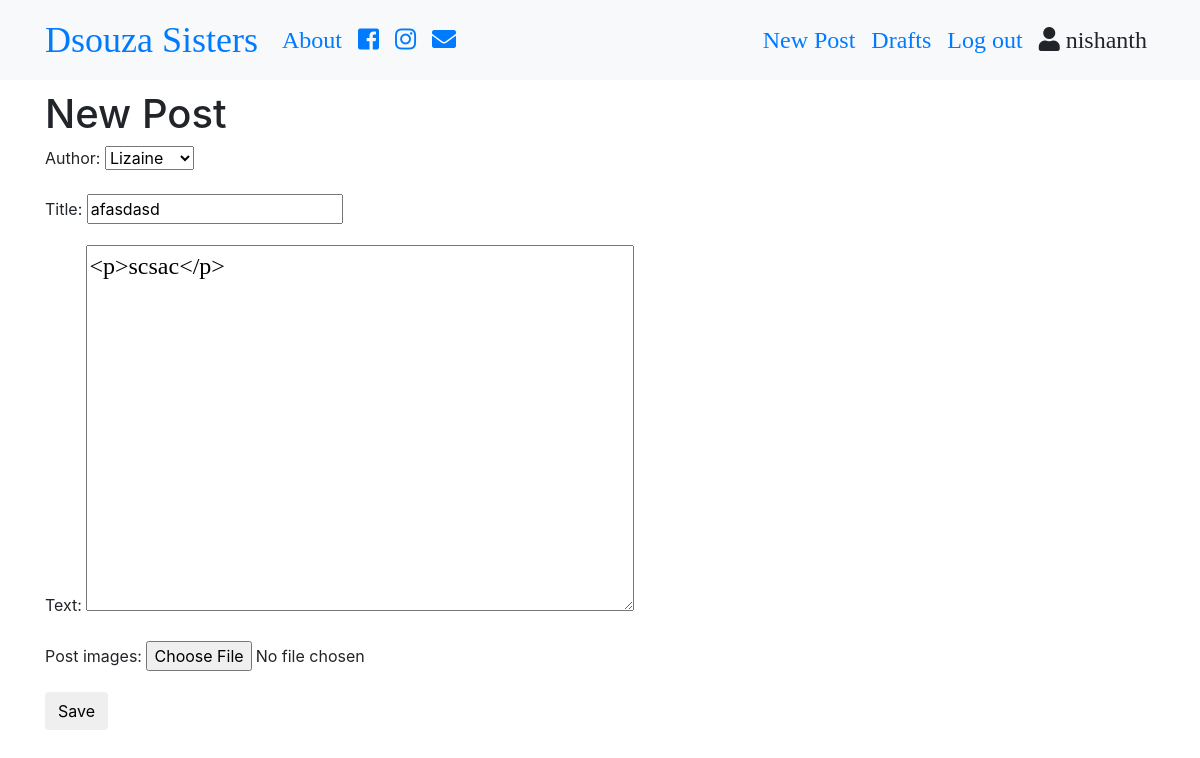
The app's page /post/9/edit (signed in) with its own data.
### blog/models.py (models this page shows, shortened)
class Post(models.Model):
    author = models.ForeignKey('auth.User',on_delete=models.CASCADE)
    post_images = models.ImageField(upload_to='post_images',blank=True)
    title = models.CharField(max_length=200)
    text = models.TextField()
    create_date = models.DateTimeField(auto_now_add=True)
    published_date = models.DateTimeField(blank=True,null=True)

### blog/views.py (the view)
# urls.py: path('post/<int:pk>/edit',views.PostUpdateView.as_view(),name='post_update'),
class PostUpdateView(LoginRequiredMixin,UpdateView):
    login_url ='/login/'
    redirect_field_name = 'blog/post_detail.html'
    form_class = PostForm
    model = Post

### blog/forms.py
class PostForm(forms.ModelForm):
    class Meta():
        model = Post
        fields = ('author','title','text','post_images')
        widgets ={
            'title':forms.TextInput(attrs={'class':'textinputclass'}),
            'text':forms.Textarea(attrs={'class':'editable medium-editor-textarea postcontent' }),
        }

### blog/templates/blog/post_form.html (shortened to what this page needs)
{% extends "blog/base.html" %}
{% block content %}
<h1>New Post</h1>
<form class="post-form" method="POST" enctype="multipart/form-data">
  {{form.as_p}}
  <button type="submit" class="save btn btn-default">Save</button>
  </form>
{% endblock %}

### blog/templates/blog/base.html (shortened to what this page needs)
<!DOCTYPE html>
{% load static %}
<html lang="en" dir="ltr">
  <head>
  <link rel="stylesheet" href="https://stackpath.bootstrapcdn.com/bootstrap/4.1.3/css/bootstrap.min.css">
<link rel="stylesheet" href="https://use.fontawesome.com/releases/v5.4.2/css/all.css">
<link rel="stylesheet" href="//cdn.jsdelivr.net/npm/medium-editor@latest/dist/css/medium-editor.min.css" type="text/css" media="screen" charset="utf-8">
<link rel="stylesheet" href="{% static 'css/blog.css' %}">
  </head>
  <body class="loader">
    <nav class="navbar navbar-expand-lg bg-light techfont">
      <div class="container">
        <div class="navbar-nav align-items-center">
          <a class="navbar-brand bigbrand" href="{% url 'post_list' %}">Dsouza Sisters</a>
          <a class="nav-item nav-link" href="{% url 'about' %}">About</a>
          <a class="nav-item nav-link" href="https://www.facebook.com"><span class="fab fa-facebook-square"></span></a></a>
          <a class="nav-item nav-link" href="https://www.instagram.com"><span class="fab fa-instagram" ></span></a></a>
          <a class="nav-item nav-link" href="#"><span class="fa fa-envelope" aria-hidden="true" ></span></a></a>
        </div>
        <div class="navbar-nav align-items-center ml-auto">
          {% if user.is_authenticated %}
            <a class="nav-item nav-link" href="{% url 'post_new' %}">New Post</a>
            <a class="nav-item nav-link" href="{% url 'drafts' %}">Drafts</a>
            <a class="nav-item nav-link" href="{% url 'logout' %}">Log out</a>
            <a class="nav-item nav-link"><span class="fa fa-user" aria-hidden="true"></span> {{ user.username }}</a>
          {% else %}
            <a class="nav-item nav-nav-linkdisabled" style="margin-left" href="{% url 'login' %}" aria-label="Login">
              <span class="fa fa-user" aria-hidden="true"></span></a>
          {% endif %}
        </div>
      </div>
    </nav>
    <div class="content container">
      <div class="row">
        <div class="col-md-8">
          <div class="blog_posts">
            {% block content %}
            {% endblock %}
          </div>
        </div>
      </div>
    </div>
  </body>
</html>

### blog/static/css/blog.css (style rules this page uses)
.techfont { font-family: 'Slabo 27px', serif; font-size: 1.5em; margin-bottom: 10px; }
.postcontent { font-family: 'Montserrat'; font-size: 1.5em; }
.bigbrand { font-size: 1.5em; }
.loader { filter:hue-rotate(0deg); color: linear-gradient(45deg,#0f8,#08f); animation:hue 5000ms infinite linear; }

### records on screen
Post: author "Lizaine", title "afasdasd", text "<p>scsac</p>"

### other values on screen
{{ user.username }} "nishanth"
